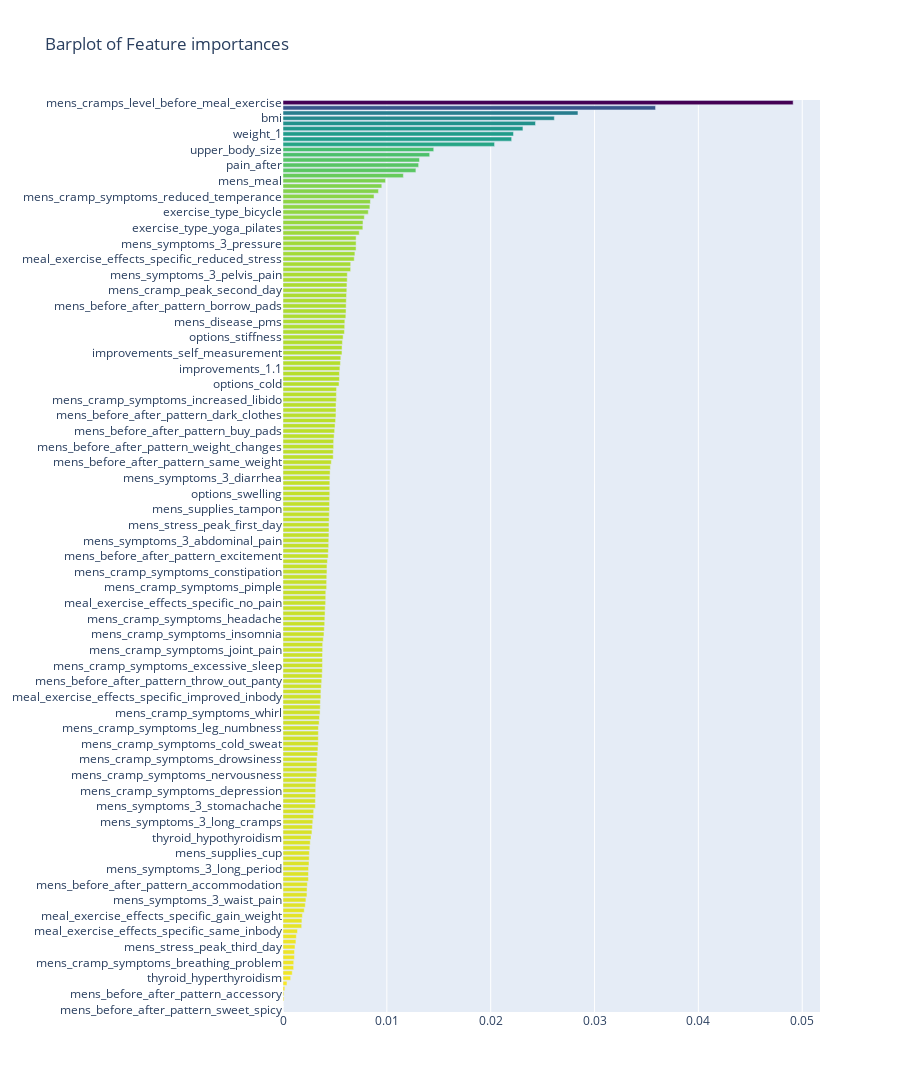

The code cell stored with this chart in its notebook:
### Code cell
fig1

### Figure 1 — Plotly figure (JSON) as saved in the notebook; plotly's stock layout.template omitted (floating-point values rounded to 4 significant figures; data arrays with more than 128 entries replaced by an {"elided": "..."} marker saying what was removed)
{"data": [{"marker": {"color": {"elided": "175 float values"}, "colorscale": [[0, "#440154"], [0.1111, "#482878"], [0.2222, "#3e4989"], [0.3333, "#31688e"], [0.4444, "#26828e"], [0.5556, "#1f9e89"], [0.6667, "#35b779"], [0.7778, "#6ece58"], [0.8889, "#b5de2b"], [1, "#fde725"]], "reversescale": true}, "name": "Random Forest Feature importance", "orientation": "h", "type": "bar", "x": {"elided": "175 float values"}, "y": {"elided": "175 str values"}}], "layout": {"height": 2000, "title": {"text": "Barplot of Feature importances"}, "width": 900, "yaxis": {"showgrid": false, "showline": false, "showticklabels": true}}}
